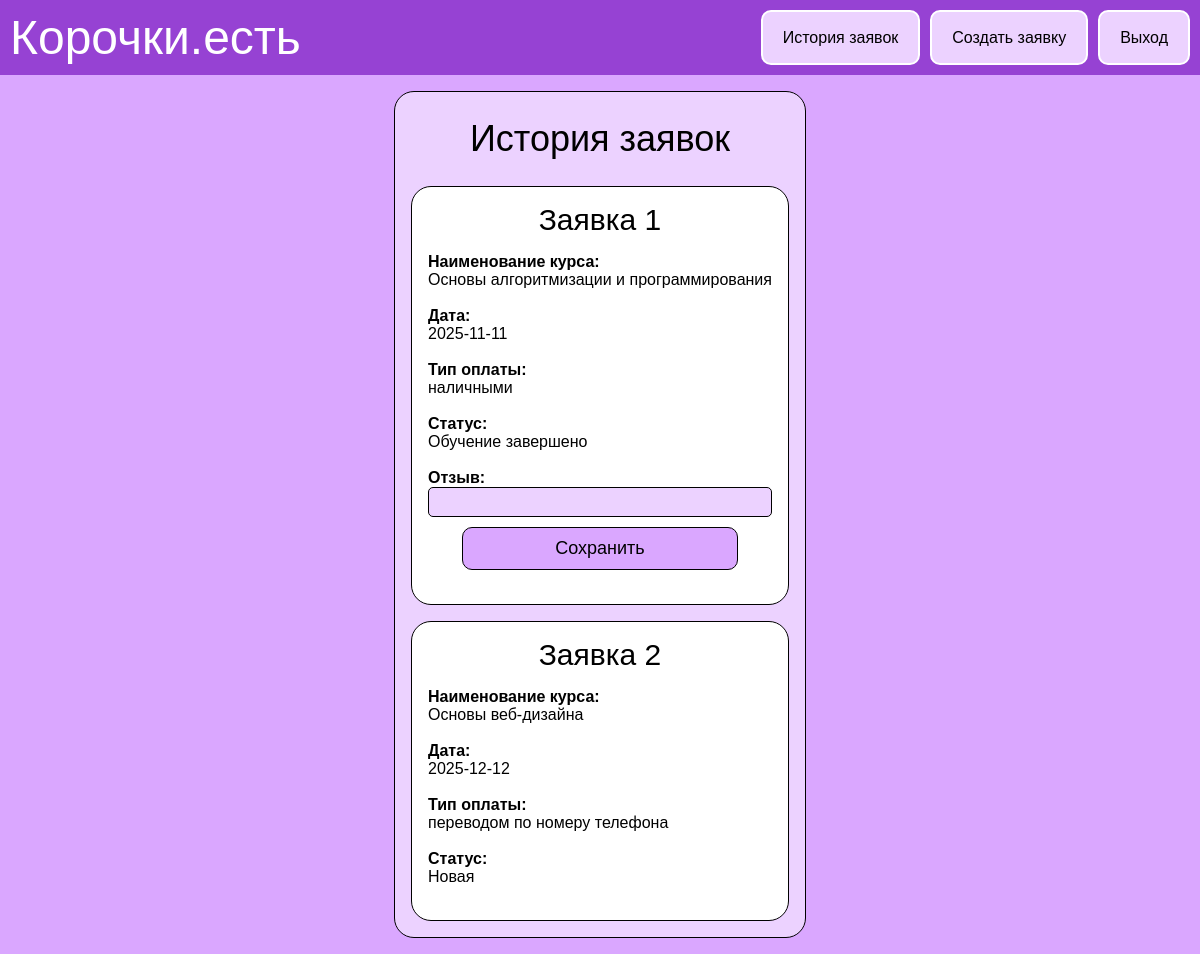
Screenshot of /history.php (signed in) with the database file from the repository.
### tables this page shows
CREATE TABLE `applications` (
  `id` int(11) NOT NULL,
  `course_name` enum('Основы алгоритмизации и программирования','Основы веб-дизайна','Основы проектирования баз данных') NOT NULL,
  `data` date NOT NULL,
  `payment` enum('наличными','переводом по номеру телефона') NOT NULL,
  `status` enum('Новая','Идет обучение','Обучение завершено') NOT NULL DEFAULT 'Новая',
  `feedback` varchar(255) DEFAULT NULL,
  `users_id` int(11) NOT NULL
);

### history.php (the view, shortened to what this page needs)
<?php
include('db.php');
	$query = $con->query("SELECT * FROM applications WHERE users_id='{$_SESSION['user_id']}'");
?>
<!DOCTYPE html>
<html>
	<head>
		<link rel="stylesheet" href="styles/style.css">
	</head>
	<body>
		<div class="header">
			<div class="nav">
				<a href="index.php" class="logo">Корочки.есть</a>
				<?php
				if(!isset($_SESSION['user_id'])){
					echo'
					<div class="nav-btn">
						<a href="login.php" class="btn-login">Вход</a>
						<a href="register.php" class="btn-register">Регистрация</a>
					</div>
					';
				}
				else{
					echo'
					<div class="nav-btn">
						<a href="history.php" class="btn-history">История заявок</a>
						<a href="create.php" class="btn-create">Создать заявку</a>
						<a href="?index=1" name="index" class="btn-exit">Выход</a>
					</div>
					';
				}
				?>
			</div>
		</div>
		<div class="applications">
			<h1>История заявок</h1>
			<?php
			$i = 0;
			while($request = $query->fetch_assoc()) {
				$i++;
				echo "
				<div class='applications-card'>
				<h2>Заявка $i</h2>
				<b>Наименование курса:</b><br>{$request['course_name']}<br><br>
				<b>Дата: <br></b>{$request['data']}<br><br>
				<b>Тип оплаты: <br></b>{$request['payment']}<br><br>
				<b>Статус: <br></b>{$request['status']}<br><br>" ;
				if($request['status'] === 'Обучение завершено'){
					echo"
						<form action='' method='POST'>
					<input type='hidden' name='application_id' value='{$request['id']}'>
					<label for='feedback'><b>Отзыв: <br></b></label>
					<input type='text' name='feedback' value='{$request['feedback']}'>
					<button class='btn-sub'>Сохранить</button>
				</form><br>";
				}
				echo "</div>";
			}
		?>
		</div>
	</body>
</html>

### style.css (style rules this page uses)
* { margin:0; padding:0; font-family: Arial; box-sizing: border-box; }
body { background:#DAA7FF; display:flex; flex-direction: column; }
.header { background: #9642d3; padding: 10px; }
.nav { max-width: 100%; display: flex; justify-content: space-between; }
.logo { font-size: 48px; color: white; text-decoration: none; }
.nav-btn { display: flex; gap: 10px; }
.btn-sub, .btn-login, .btn-register, .btn-history, .btn-create, .btn-exit, .btn-admin { padding: 10px 20px; display: flex; align-items: center; border: 2px solid white; border-radius: 10px; background-color: #ECD2FF; color: black; text-decoration: none; cursor: pointer; transition: all 0.5s ease-in-out; }
.btn-sub { border:1px solid black; font-size: 22px; margin: auto; background: #DAA7FF; width: 80%; display: flex; justify-content: center; }
.container h1, .applications h1 { text-align: center; font-weight:normal; font-size: 36px; padding-bottom: 10px; margin-top: 10px; }
label { font-size: 24px; }
input, select { width: 100%; height: 40px; background: #ECD2FF; border: 1px solid black; border-radius: 5px; margin-bottom: 10px; font-size: 20px; padding: 5px; }
.applications { padding: 16px; margin: auto; margin-top: 16px; margin-bottom: 16px; border: 1px solid black; border-radius: 20px; background:#ECD2FF; }
.applications-card { padding: 16px; margin: auto; margin-top: 16px; border: 1px solid black; border-radius: 20px; background: white; }
.applications h2 { text-align: center; font-weight:normal; font-size: 30px; margin-bottom: 16px; }
.applications label { font-size: 16px; }
.applications input, .applications select { height: 30px; font-size: 16px; }
.applications .btn-sub { font-size: 18px; }

### rows the page displays
applications: course_name "Основы алгоритмизации и программирования", data "2025-11-11", payment "наличными", status "Обучение завершено"
applications: course_name "Основы веб-дизайна", data "2025-12-12", payment "переводом по номеру телефона", status "Новая"
